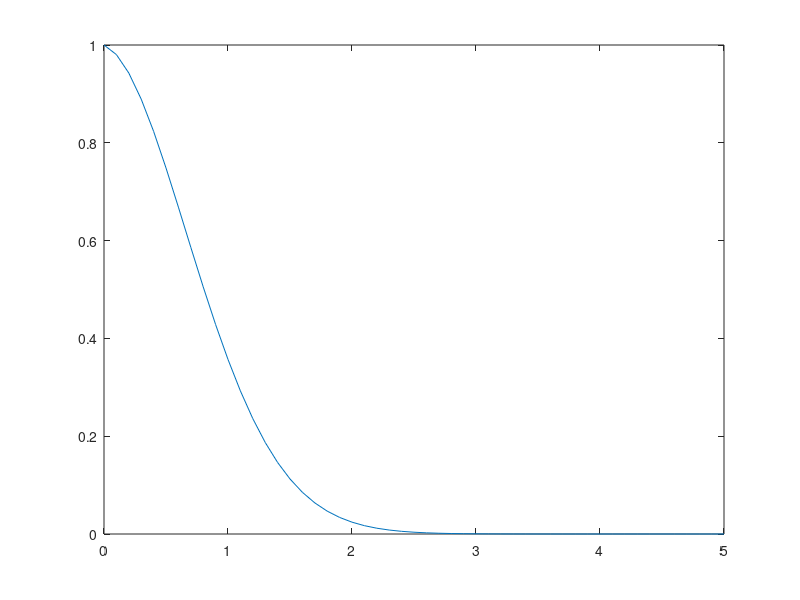

Write MATLAB code to recreate this figure.
% Solve ODE-IVP using Euler's Explicit method
% y' -2ty
% y(0) = 1
t0 = 0;
y0 =1;
tEnd= 5;
h = 0.1;
N = (tEnd-t0)/h;
%% Initializing  solutions 
T = [t0:h:tEnd]';
Y = zeros(N+1,1);
Y(1) = y0;

%% Solving using Euler's Explicit method
for i =1:N
    t = T(i) +h;
    y = fsolve(@(y) y-Y(i)+h*(2*t*y), Y(i));
    
    T(i+1) = t;
    Y(i+1) = y;
end
%% plot and obtain Errors
plot(T,Y);
hold on 
Ytrue = exp(-T.^2);
ERR = abs(Ytrue-Y);
